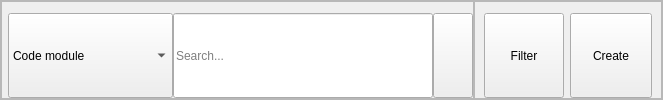
           <widget class="QFrame" name="frame_topbar">
            <property name="sizePolicy">
             <sizepolicy hsizetype="Preferred" vsizetype="Preferred">
              <horstretch>0</horstretch>
              <verstretch>0</verstretch>
             </sizepolicy>
            </property>
            <property name="frameShape">
             <enum>QFrame::StyledPanel</enum>
            </property>
            <property name="frameShadow">
             <enum>QFrame::Raised</enum>
            </property>
            <layout class="QHBoxLayout" name="horizontalLayout_2">
             <property name="spacing">
              <number>0</number>
             </property>
             <property name="leftMargin">
              <number>0</number>
             </property>
             <property name="topMargin">
              <number>0</number>
             </property>
             <property name="rightMargin">
              <number>0</number>
             </property>
             <property name="bottomMargin">
              <number>0</number>
             </property>
             <item>
              <widget class="QFrame" name="frame_search">
               <property name="frameShape">
                <enum>QFrame::StyledPanel</enum>
               </property>
               <property name="frameShadow">
                <enum>QFrame::Raised</enum>
               </property>
               <layout class="QHBoxLayout" name="horizontalLayout_3" stretch="3,0,1">
                <property name="spacing">
                 <number>0</number>
                </property>
                <property name="leftMargin">
                 <number>6</number>
                </property>
                <property name="topMargin">
                 <number>11</number>
                </property>
                <property name="rightMargin">
                 <number>0</number>
                </property>
                <property name="bottomMargin">
                 <number>0</number>
                </property>
                <item>
                 <widget class="QComboBox" name="comboBox_search">
                  <property name="sizePolicy">
                   <sizepolicy hsizetype="Maximum" vsizetype="Preferred">
                    <horstretch>0</horstretch>
                    <verstretch>0</verstretch>
                   </sizepolicy>
                  </property>
                  <property name="minimumSize">
                   <size>
                    <width>165</width>
                    <height>31</height>
                   </size>
                  </property>
                  <item>
                   <property name="text">
                    <string>Code module</string>
                   </property>
                  </item>
                  <item>
                   <property name="text">
                    <string>Code presentation</string>
                   </property>
                  </item>
                  <item>
                   <property name="text">
                    <string>Module presentation</string>
                   </property>
                  </item>
                 </widget>
                </item>
                <item>
                 <widget class="QLineEdit" name="lineEdit_search">
                  <property name="sizePolicy">
                   <sizepolicy hsizetype="Preferred" vsizetype="Preferred">
                    <horstretch>0</horstretch>
                    <verstretch>0</verstretch>
                   </sizepolicy>
                  </property>
                  <property name="minimumSize">
                   <size>
                    <width>260</width>
                    <height>31</height>
                   </size>
                  </property>
                  <property name="placeholderText">
                   <string>Search...</string>
                  </property>
                  <property name="clearButtonEnabled">
                   <bool>true</bool>
                  </property>
                 </widget>
                </item>
                <item>
                 <widget class="QPushButton" name="btn_search">
                  <property name="sizePolicy">
                   <sizepolicy hsizetype="Fixed" vsizetype="Preferred">
                    <horstretch>0</horstretch>
                    <verstretch>0</verstretch>
                   </sizepolicy>
                  </property>
                  <property name="text">
                   <string/>
                  </property>
                  <property name="icon">
                   <iconset resource="resource_from_qt.qrc">
                    <normaloff>:/Icons/images/icons/Course/magnifier.png</normaloff>:/Icons/images/icons/Course/magnifier.png</iconset>
                  </property>
                  <property name="iconSize">
                   <size>
                    <width>20</width>
                    <height>20</height>
                   </size>
                  </property>
                 </widget>
                </item>
               </layout>
              </widget>
             </item>
             <item>
              <widget class="QFrame" name="frame_option">
               <property name="sizePolicy">
                <sizepolicy hsizetype="Maximum" vsizetype="Preferred">
                 <horstretch>0</horstretch>
                 <verstretch>0</verstretch>
                </sizepolicy>
               </property>
               <property name="frameShape">
                <enum>QFrame::StyledPanel</enum>
               </property>
               <property name="frameShadow">
                <enum>QFrame::Raised</enum>
               </property>
               <layout class="QHBoxLayout" name="horizontalLayout_4">
                <property name="topMargin">
                 <number>11</number>
                </property>
                <property name="bottomMargin">
                 <number>0</number>
                </property>
                <item>
                 <widget class="QPushButton" name="btn_filter">
                  <property name="sizePolicy">
                   <sizepolicy hsizetype="Preferred" vsizetype="Preferred">
                    <horstretch>0</horstretch>
                    <verstretch>0</verstretch>
                   </sizepolicy>
                  </property>
                  <property name="minimumSize">
                   <size>
                    <width>70</width>
                    <height>30</height>
                   </size>
                  </property>
                  <property name="text">
                   <string>Filter</string>
                  </property>
                  <property name="icon">
                   <iconset resource="resource_from_qt.qrc">
                    <normaloff>:/Icons/images/icons/Course/Filter1.png</normaloff>:/Icons/images/icons/Course/Filter1.png</iconset>
                  </property>
                 </widget>
                </item>
                <item>
                 <widget class="QPushButton" name="btn_create">
                  <property name="sizePolicy">
                   <sizepolicy hsizetype="Preferred" vsizetype="Preferred">
                    <horstretch>0</horstretch>
                    <verstretch>0</verstretch>
                   </sizepolicy>
                  </property>
                  <property name="minimumSize">
                   <size>
                    <width>82</width>
                    <height>30</height>
                   </size>
                  </property>
                  <property name="text">
                   <string>Create</string>
                  </property>
                  <property name="icon">
                   <iconset resource="resource_from_qt.qrc">
                    <normaloff>:/Icons/images/icons/Course/Create1.png</normaloff>:/Icons/images/icons/Course/Create1.png</iconset>
                  </property>
                 </widget>
                </item>
               </layout>
              </widget>
             </item>
            </layout>
           </widget>
